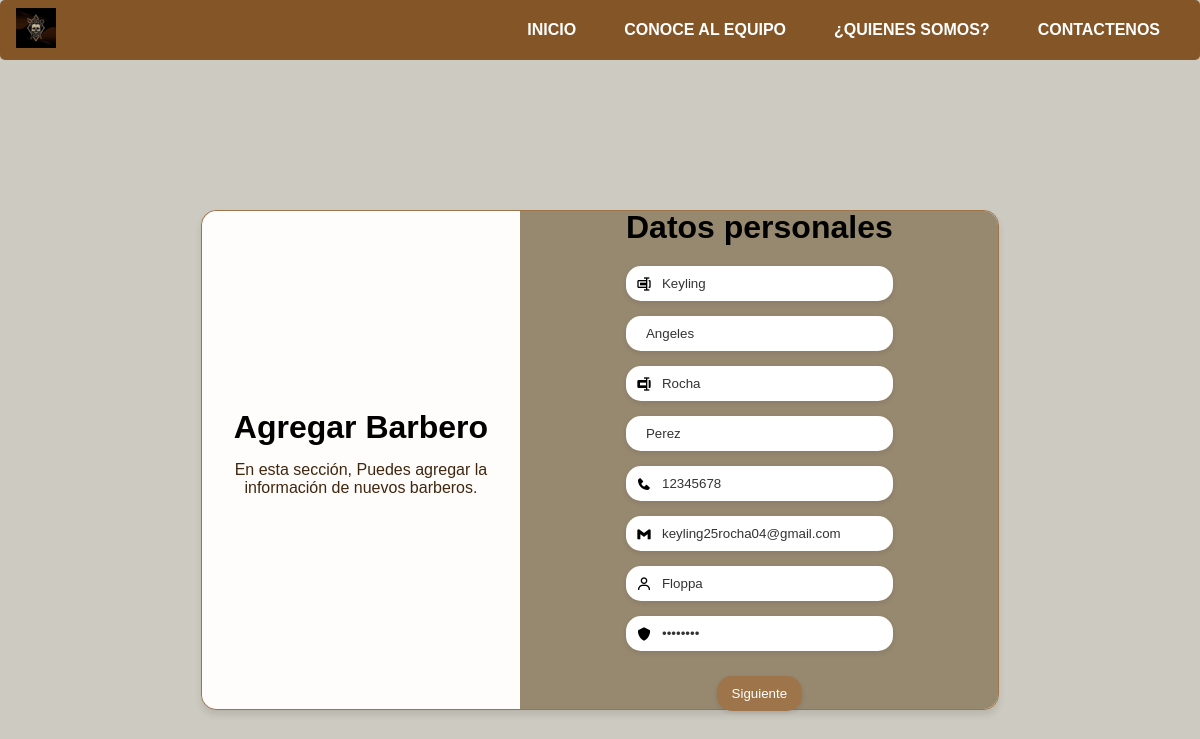
The app's page /editar_barbero/1/ with its own data.
### Apps/aplicacion/models.py (models this page shows, shortened)
class Barbero(models.Model):
    Direccion = models.TextField()
    cedula = models.CharField(max_length=14,blank=False)
    Estado = models.BooleanField(default=True)
    Comisiones = models.DecimalField(max_digits=10, decimal_places=2)
    Empleado = models.ForeignKey(Empleado, on_delete=models.CASCADE, related_name='barberos')

class Empleado(models.Model):
    persona = models.ForeignKey(Persona, on_delete=models.CASCADE, related_name='empleados')
    Salario = models.DecimalField(max_digits=10, decimal_places=2)
    fecha_contratacion = models.DateField(default=timezone.now)

class Persona(AbstractUser):
    nombre1 = models.CharField(max_length=15, blank=False)
    nombre2 = models.CharField(max_length=15, blank=True)
    apellidoP = models.CharField(max_length=15, blank=False)
    apellidoM = models.CharField(max_length=15, blank=True)
    telefono = models.CharField(max_length=15, blank=False)
    rol = models.ForeignKey(Rol, on_delete=models.SET_NULL, null=True, blank=True)

### Apps/aplicacion/views.py (the view, shortened to what this page needs)
# urls.py: path('editar_barbero/<int:barbero_id>/', views.EditarBarbero, name='editar_barbero'),
def EditarBarbero(request, barbero_id):
    barbero = get_object_or_404(Barbero, id=barbero_id)
    roles = Rol.objects.all()
    return render(request, 'Editbarbero.html', {'barbero': barbero, 'roles': roles})

### Apps/aplicacion/Templates/Editbarbero.html (shortened to what this page needs)
{% extends "Layout2.html" %}
{% load static %}
{% block head %}
<link rel="stylesheet" href="{% static 'css/Style2.css' %}">
<link rel="stylesheet" href="{% static 'css/AdBarbero.css' %}">
<link href='https://unpkg.com/boxicons@2.1.4/css/boxicons.min.css' rel='stylesheet'>
{% endblock %}
{% block content %}
<div class="container">
    <div class="container-form Empleado">
        <div class="information">
            <div class="info-child">
                <h1>Agregar Barbero</h1>
                <p>En esta sección, Puedes agregar la información de nuevos barberos.</p>
            </div>
        </div>
        <div class="form-information">
            <div class="form-information-child">
                <h2>Datos personales</h2>
                <form action="" method="POST" class="form">
                    <label>
                        <i class='bx bx-rename'></i>
                        <input type="text" name="primer_nombre" placeholder="Primer Nombre:" value="{{ barbero.Empleado.persona.nombre1 }}" required>
                    </label>
                    <label>
                        <input type="text" name="segundo_nombre" placeholder="Segundo Nombre:" value="{{ barbero.Empleado.persona.nombre2 }}">
                    </label>
                    <label>
                        <i class='bx bxs-rename'></i>
                        <input type="text" name="primer_Apellido" placeholder="Primer Apellido:" value="{{ barbero.Empleado.persona.apellidoP }}" required>
                    </label>
                    <label>
                        <input type="text" name="segundo_Apellido" placeholder="Segundo Apellido: " value="{{ barbero.Empleado.persona.apellidoM }}">
                    </label>
                    <label>
                        <i class='bx bxs-phone'></i>
                        <input type="text" name="telefono" placeholder="Telefono:" value="{{ barbero.Empleado.persona.telefono }}" required>
                    </label>
                    <label>
                        <i class='bx bxl-gmail'></i>
                        <input type="email" name="email" placeholder="Email:" value="{{ barbero.Empleado.persona.email }}" required>
                    </label>
                    <label>
                        <i class='bx bx-user'></i>
                        <input type="text" name="usuario" placeholder="Usuario:" value="{{  barbero.Empleado.persona.username }}" required>
                    </label>
                    <label>
                        <i class='bx bxs-shield'></i>
                        <input type="password" name="password" placeholder="Contraseña:" value="{{ barbero.Empleado.persona.password }}" required>
                    </label>
                    <input type="button" value="Siguiente" id="Sig_empleado">
                </form>
            </div>
        </div>
    </div>
</div>
{% endblock %}

### Apps/aplicacion/static/css/Style2.css (style rules this page uses)
body { background-color: #b3b1a9; font-family: 'Space Grotesk', sans-serif; background: url("/static/image/background.png") center center no-repeat fixed; background-size: 400px; background-color: #cdcac1; background-blend-mode: normal; overflow-x: hidden; margin: 0; padding: 0; }

### Apps/aplicacion/static/css/Adbarbero.css (style rules this page uses)
* { margin: 0; padding: 0; box-sizing: border-box; }
.container { display: flex; align-items: center; justify-content: center; height: 100vh; }
.container-form { max-width: 900px; height: 500px; display: flex; border: solid 1px #9e754a; border-radius: 15px; box-shadow: 0 5px 7px rgba(0, 0, 0, .1); transition: all 1s ease; margin: 10px; }
.information { width: 40%; display: flex; align-items: center; text-align: center; background-color: #FFFCFC; border-top-left-radius: 15px; ; border-bottom-left-radius: 15px ; }
.info-child { width: 100%; padding: 0 20px; }
.info-child p { margin: 15px 0; color: #40270E; }
.form-information { display: flex; align-items: center; justify-content: center; width: 60%; text-align: center; background-color: #978870; border-top-right-radius: 15px; border-bottom-right-radius: 15px; }
.form-information-child h2 { font-size: 2rem; color: black; }
.form { margin: 20px 0 0 0 ; }
.form label { display: flex; align-items: center; margin-bottom: 15px; border-radius: 15px; background-color: #fff; padding: 0 10px; box-shadow: 0 2px 5px rgba(0, 0, 0, .1); }
.form label input { width: 100%; padding: 10px ; background-color: #fff; border: none; outline: none; border-radius:15px ; color: #333; }
.form label i { color: #000000; }
.form input[type="button"] { background-color: #9e754a; color: #fff; border-radius: 15px; border: none; padding: 10px 15px; cursor: pointer; margin-top: 10px; box-shadow: 0 2px 5px rgba(0, 0, 0, .1); }

### records on screen
Barbero: primer_nombre "Keyling", segundo_nombre "Angeles", primer_Apellido "Rocha", segundo_Apellido "Perez", telefono "12345678", email "keyling25rocha04@gmail.com", usuario "Floppa"
